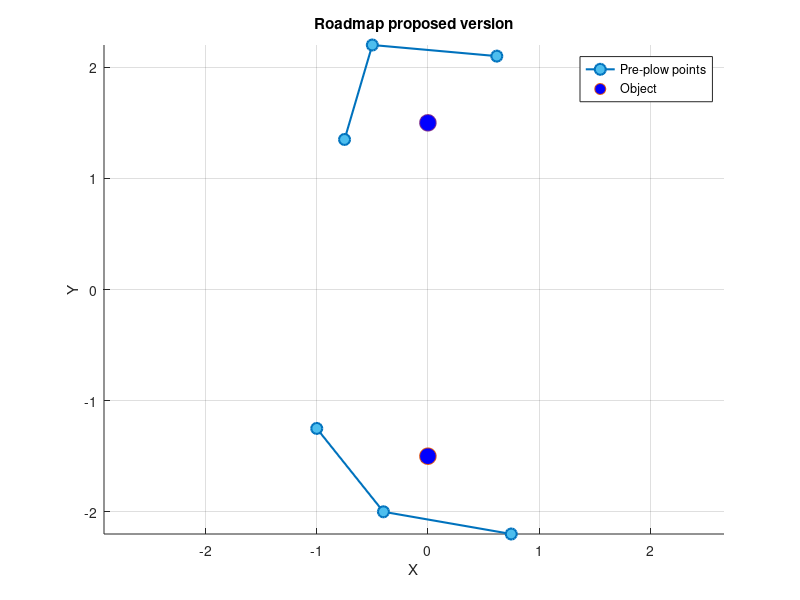
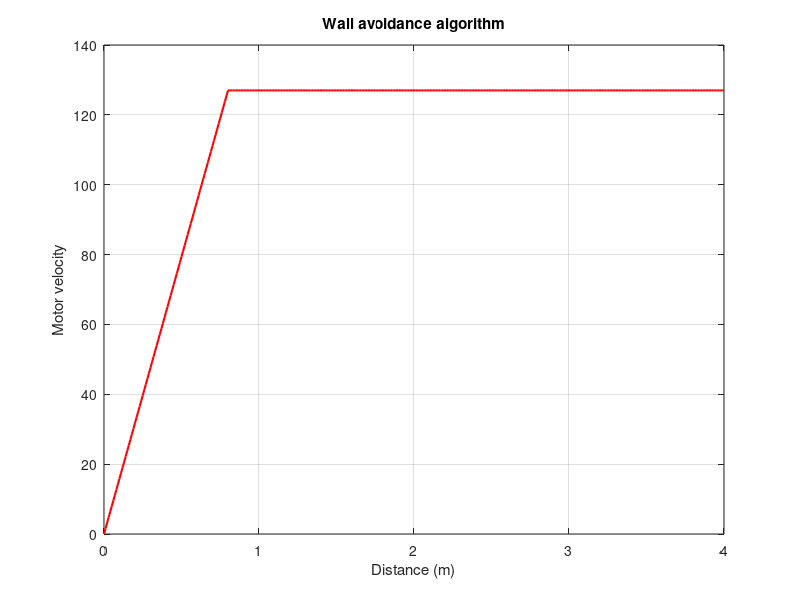

Reproduce these figures in MATLAB, in order. (Note: this script raises an error after producing the figures.)
% graphs.m  Visualization helpers for the autonomous object-sorting project.
%
%   Generates the figures used in the project report:
%     1) Roadmap layout (pre-plow points and object positions)
%     2) Wall-avoidance ramp profile (collision-avoidance velocity law)
%     3) Overhead XY plot of the robot trajectory
%     4) Command-movement overlay (roadmap + executed trajectory)
%
%   Sections 3 and 4 expect the simulation logs xPose / yPose in the
%   workspace (exported from the Simulink model). Run the model first, then
%   run the desired section of this script.

%% Roadmap layout -----------------------------------------------------------
% Pre-plow points (in order) and object center for each object slot.
P = [-1.0,  -1.25;
     -0.4,  -2.00;
      0.75, -2.20];
C = [0, -1.5];

P2 = [-0.75, 1.35;
      -0.5,  2.20;
       0.62, 2.10];
C2 = [0, 1.5];

figure('Color', 'w'); hold on; axis equal; grid on

% Object 0 polyline + center
plot(P(:,1), P(:,2), '-o', 'LineWidth', 1.5, 'MarkerSize', 8, ...
     'Color', [0 0.4470 0.7410], 'MarkerFaceColor', [0.3010 0.7450 0.9330])
plot(C(1), C(2), 'o', 'MarkerSize', 12, 'MarkerFaceColor', 'b')

% Object 1 polyline + center
plot(P2(:,1), P2(:,2), '-o', 'LineWidth', 1.5, 'MarkerSize', 8, ...
     'Color', [0 0.4470 0.7410], 'MarkerFaceColor', [0.3010 0.7450 0.9330])
plot(C2(1), C2(2), 'o', 'MarkerSize', 12, 'MarkerFaceColor', 'b')

xlabel('X'); ylabel('Y'); title('Roadmap proposed version')
legend('Pre-plow points', 'Object', 'Location', 'best'); hold off

%% Wall-avoidance ramp ------------------------------------------------------
% Saturated ramp that maps wall distance to a motor-velocity command. The
% command rises linearly until distance 'dt' then saturates at 'yMax',
% letting the robot ease away from a wall instead of stopping abruptly.
dt   = 0.8;     % distance [m] at which the ramp saturates
yMax = 127;     % maximum motor-velocity command
t = 0:0.01:5*dt;
rampFunction = min(yMax, max(0, (t/dt) .* yMax));

figure('Color', 'w');
plot(t, rampFunction, 'LineWidth', 1.5, 'Color', 'r');
xlabel('Distance (m)'); ylabel('Motor velocity');
title('Wall avoidance algorithm'); grid on

%% Robot trajectory (requires xPose, yPose from simulation) -----------------
figure('Color', 'w')
plot(xPose(:,1), yPose(:,1))
title('Overhead XY Plot of Robot Trajectory')
xlabel('X [m]'); ylabel('Y [m]')
axis equal; xlim([-2.5 2.5]); ylim([-2.5 2.5])

%% Command-movement overlay (roadmap + executed trajectory) -----------------
figure('Color', 'w'); hold on; axis equal; grid on
plot(P(:,1), P(:,2), '-o', 'LineWidth', 1.5, 'MarkerSize', 8, ...
     'Color', [0 0.4470 0.7410], 'MarkerFaceColor', [0.3010 0.7450 0.9330])
plot(C(1), C(2), 'o', 'MarkerSize', 12, 'MarkerFaceColor', 'b')
plot(xPose(:,1), yPose(:,1), 'Color', 'b')
axis equal; xlim([-2.5 2.5]); ylim([-2.5 2.5])
xlabel('X'); ylabel('Y'); title('Command movement graph')
legend('Pre-plow points', 'Object', 'Location', 'best'); hold off
